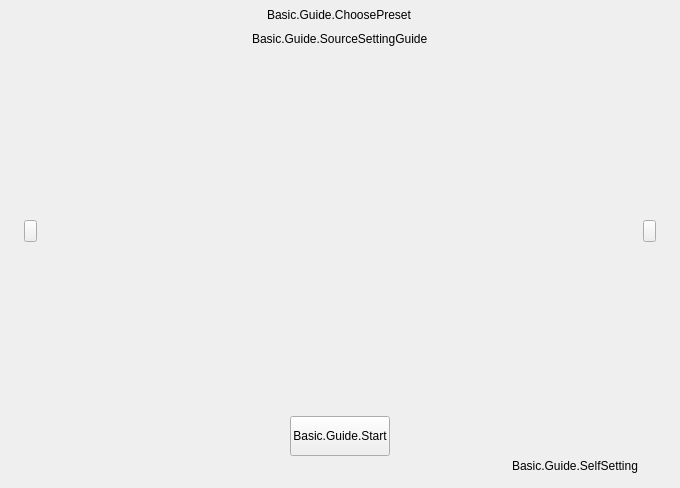
     <widget class="QWidget" name="page_Preset">
      <property name="styleSheet">
       <string notr="true"/>
      </property>
      <layout class="QVBoxLayout" name="verticalLayout_6">
       <property name="spacing">
        <number>0</number>
       </property>
       <property name="leftMargin">
        <number>24</number>
       </property>
       <property name="topMargin">
        <number>8</number>
       </property>
       <property name="rightMargin">
        <number>24</number>
       </property>
       <property name="bottomMargin">
        <number>12</number>
       </property>
       <item>
        <widget class="QWidget" name="widget_TitleArea_2" native="true">
         <layout class="QVBoxLayout" name="verticalLayout_4">
          <property name="spacing">
           <number>10</number>
          </property>
          <property name="leftMargin">
           <number>0</number>
          </property>
          <property name="topMargin">
           <number>0</number>
          </property>
          <property name="rightMargin">
           <number>0</number>
          </property>
          <property name="bottomMargin">
           <number>0</number>
          </property>
          <item alignment="Qt::AlignHCenter">
           <widget class="QLabel" name="label_ChoosePreset">
            <property name="text">
             <string>Basic.Guide.ChoosePreset</string>
            </property>
           </widget>
          </item>
          <item alignment="Qt::AlignHCenter">
           <widget class="QLabel" name="label_SourceSettingGuide">
            <property name="text">
             <string>Basic.Guide.SourceSettingGuide</string>
            </property>
           </widget>
          </item>
         </layout>
        </widget>
       </item>
       <item>
        <spacer name="verticalSpacer_2">
         <property name="orientation">
          <enum>Qt::Vertical</enum>
         </property>
         <property name="sizeType">
          <enum>QSizePolicy::Fixed</enum>
         </property>
         <property name="sizeHint" stdset="0">
          <size>
           <width>20</width>
           <height>10</height>
          </size>
         </property>
        </spacer>
       </item>
       <item>
        <layout class="QHBoxLayout" name="horizontalLayout_3">
         <property name="spacing">
          <number>10</number>
         </property>
         <property name="topMargin">
          <number>10</number>
         </property>
         <property name="bottomMargin">
          <number>10</number>
         </property>
         <item>
          <widget class="QPushButton" name="pushButton_PresetLeft">
           <property name="sizePolicy">
            <sizepolicy hsizetype="Fixed" vsizetype="Fixed">
             <horstretch>0</horstretch>
             <verstretch>0</verstretch>
            </sizepolicy>
           </property>
           <property name="minimumSize">
            <size>
             <width>13</width>
             <height>22</height>
            </size>
           </property>
           <property name="maximumSize">
            <size>
             <width>13</width>
             <height>22</height>
            </size>
           </property>
           <property name="text">
            <string/>
           </property>
          </widget>
         </item>
         <item>
          <widget class="QStackedWidget" name="stackedWidget_Preset">
           <property name="sizePolicy">
            <sizepolicy hsizetype="Fixed" vsizetype="Fixed">
             <horstretch>0</horstretch>
             <verstretch>0</verstretch>
            </sizepolicy>
           </property>
           <property name="minimumSize">
            <size>
             <width>586</width>
             <height>330</height>
            </size>
           </property>
           <property name="maximumSize">
            <size>
             <width>586</width>
             <height>330</height>
            </size>
           </property>
           <property name="styleSheet">
            <string notr="true"/>
           </property>
           <property name="currentIndex">
            <number>1</number>
           </property>
           <widget class="AFQImportGuidePreset" name="page_PresetGame"/>
           <widget class="AFQImportGuidePreset" name="page_PresetVisibleRadio"/>
           <widget class="AFQImportGuidePreset" name="page_PresetRelayBroad"/>
          </widget>
         </item>
         <item>
          <widget class="QPushButton" name="pushButton_PresetRight">
           <property name="sizePolicy">
            <sizepolicy hsizetype="Fixed" vsizetype="Fixed">
             <horstretch>0</horstretch>
             <verstretch>0</verstretch>
            </sizepolicy>
           </property>
           <property name="minimumSize">
            <size>
             <width>13</width>
             <height>22</height>
            </size>
           </property>
           <property name="maximumSize">
            <size>
             <width>13</width>
             <height>22</height>
            </size>
           </property>
           <property name="text">
            <string/>
           </property>
          </widget>
         </item>
        </layout>
       </item>
       <item>
        <spacer name="verticalSpacer_3">
         <property name="orientation">
          <enum>Qt::Vertical</enum>
         </property>
         <property name="sizeType">
          <enum>QSizePolicy::Fixed</enum>
         </property>
         <property name="sizeHint" stdset="0">
          <size>
           <width>20</width>
           <height>10</height>
          </size>
         </property>
        </spacer>
       </item>
       <item>
        <layout class="QVBoxLayout" name="verticalLayout_10">
         <property name="spacing">
          <number>0</number>
         </property>
         <property name="leftMargin">
          <number>0</number>
         </property>
         <item alignment="Qt::AlignHCenter">
          <widget class="QPushButton" name="pushButton_PresetStart">
           <property name="sizePolicy">
            <sizepolicy hsizetype="Fixed" vsizetype="Fixed">
             <horstretch>0</horstretch>
             <verstretch>0</verstretch>
            </sizepolicy>
           </property>
           <property name="minimumSize">
            <size>
             <width>100</width>
             <height>40</height>
            </size>
           </property>
           <property name="maximumSize">
            <size>
             <width>100</width>
             <height>40</height>
            </size>
           </property>
           <property name="text">
            <string>Basic.Guide.Start</string>
           </property>
          </widget>
         </item>
         <item alignment="Qt::AlignRight">
          <widget class="AFQHoverWidget" name="widget_SelfSetting" native="true">
           <layout class="QHBoxLayout" name="horizontalLayout_7">
            <property name="spacing">
             <number>0</number>
            </property>
            <property name="leftMargin">
             <number>2</number>
            </property>
            <property name="topMargin">
             <number>2</number>
            </property>
            <property name="rightMargin">
             <number>2</number>
            </property>
            <property name="bottomMargin">
             <number>2</number>
            </property>
            <item>
             <widget class="QLabel" name="label_SelfSetting">
              <property name="text">
               <string>Basic.Guide.SelfSetting</string>
              </property>
             </widget>
            </item>
            <item>
             <widget class="QLabel" name="label_SelfSettingImg">
              <property name="sizePolicy">
               <sizepolicy hsizetype="Fixed" vsizetype="Fixed">
                <horstretch>0</horstretch>
                <verstretch>0</verstretch>
               </sizepolicy>
              </property>
              <property name="minimumSize">
               <size>
                <width>16</width>
                <height>16</height>
               </size>
              </property>
              <property name="maximumSize">
               <size>
                <width>16</width>
                <height>16</height>
               </size>
              </property>
              <property name="text">
               <string/>
              </property>
             </widget>
            </item>
           </layout>
          </widget>
         </item>
        </layout>
       </item>
      </layout>
     </widget>
